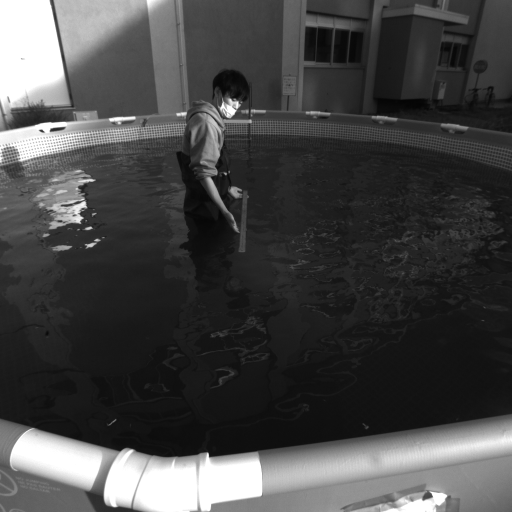
#> input picture 20221028/hoge.bmp, 1024 x 1024 px (shown at 1/2 size)
$ jupyter execute --allow-errors hoge.ipynb
#> lines starting #> are read from the running program, lines starting #| are printed output that depends on the picture; after the words box and inside, x2 and y2 are one past the last pixel; in counts of white or black regions, pixels touching at a corner belong together
[cell 1]
import cv2
import numpy as np
from matplotlib import pyplot as plt
from tqdm import tqdm

[cell 2]
calibration = cv2.imread("calibration.bmp", 1)
hoge = cv2.imread("hoge.bmp", 0)
#> hoge is the input picture: shape (1024, 1024); min 4, max 255, mean 69.7

[cell 3]
_, ax = plt.subplots(figsize=(20, 20))
#> (the rest of this cell did not finish here and is left out)

[cell 4]
p_original = np.float32([[354, 381], [609, 381], [321, 438], [690, 435], ])
p_trans = np.float32([[354, 381], [609, 381], [374, 500], [629, 500]])
M = cv2.getPerspectiveTransform(p_original, p_trans)

[cell 5]
hoge_trans = cv2.warpPerspective(hoge, M, (1000, 1000))
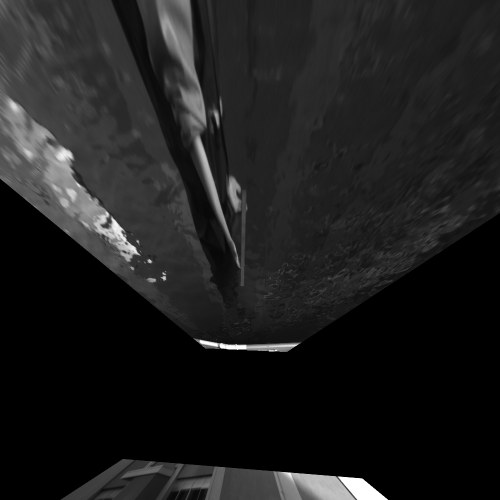
#> hoge_trans: shape (1000, 1000) (shown at 1/2 size); min 0, max 255, mean 29.9
_, ax = plt.subplots(figsize=(20, 20))
ax.imshow(hoge_trans, cmap='gray')

#> (a cell that did not finish here is left out)

[cell 7]
fuga = cv2.imread("fuga.bmp", 0)
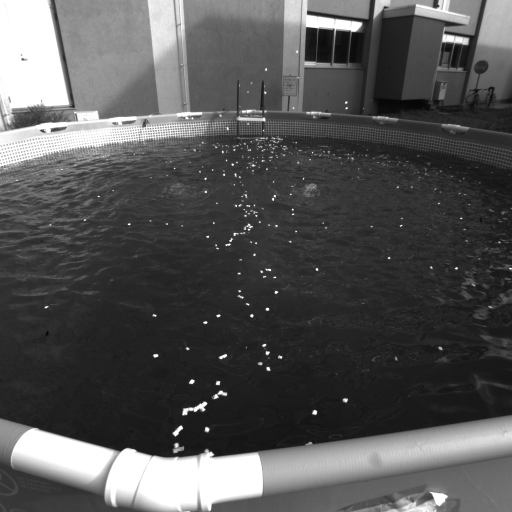
#> input picture 20221028/fuga.bmp, 1024 x 1024 px (shown at 1/2 size)
#> fuga is the input picture: shape (1024, 1024); min 5, max 255, mean 84.1
fuga_trans = cv2.warpPerspective(fuga, M, (1000, 1000))
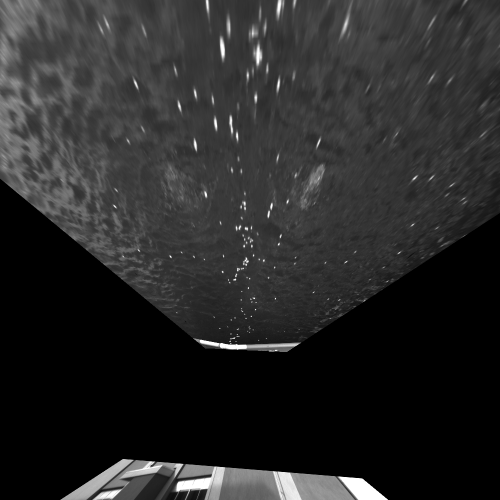
#> fuga_trans: shape (1000, 1000) (shown at 1/2 size); min 0, max 255, mean 40.7
_, ax = plt.subplots(figsize=(20, 20))
ax.imshow(fuga_trans, cmap='gray')

[cell 8]
_, fuga_trans_th = cv2.threshold(fuga_trans[:678, :], 160, 255, cv2.THRESH_BINARY)
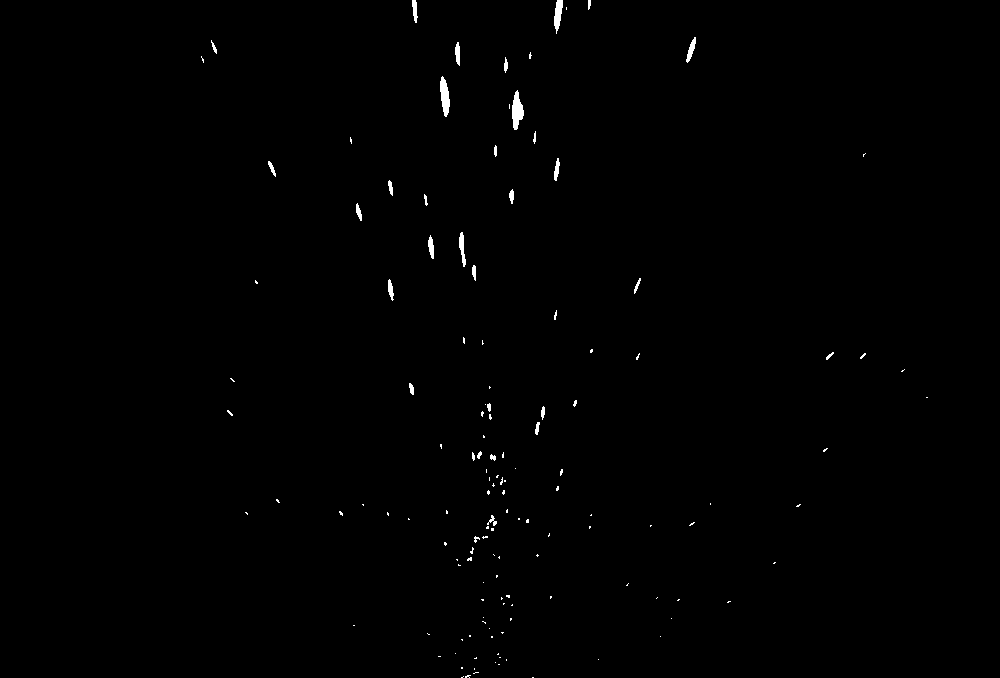
#> fuga_trans_th: shape (678, 1000); 0.43% white; 137 white regions (105 under 20 px), largest, box (x1, y1, x2, y2) and area: (512, 90, 524, 130) 301, (440, 76, 450, 117) 267, (554, 0, 563, 34) 192
